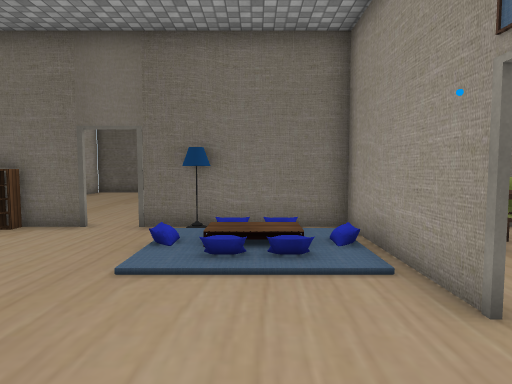
view 1 (above)

16 first-person views from a walk through a 3-D level made in the Unity game engine. The camera is 1.5 m above the floor, tilts 4° down and sees 75° across. The floor is counted in squares, 1 m on a side. Each view is taken from the middle of a square. On the plan, view 1 faces up. The plan holds only what a view shows up to about 15 squares ahead; the rest is blank. The place goes on beyond the plan. The player character is not drawn. Some animated figures are left out. Door leaves are left out, so doorways stand open. Some surface patterns are stand-ins.

view 2
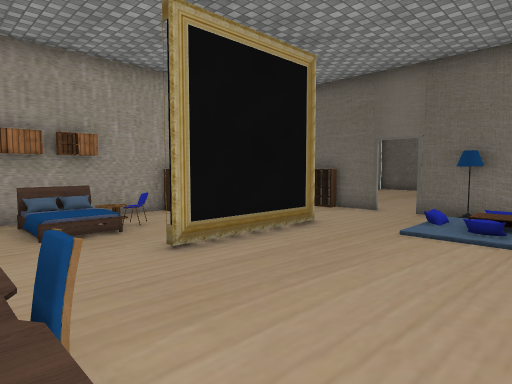

view 3
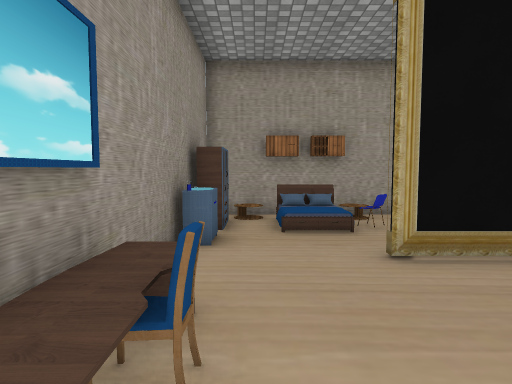

view 4
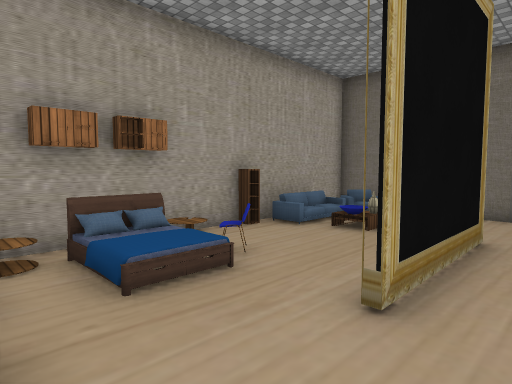

view 5
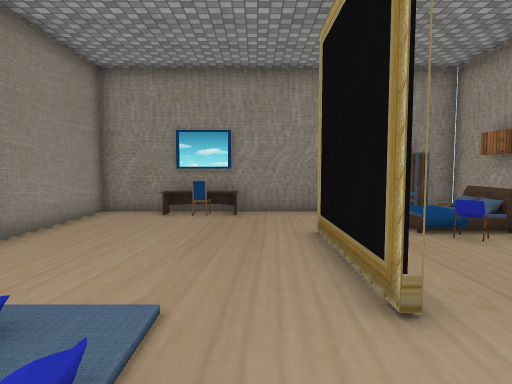

view 6
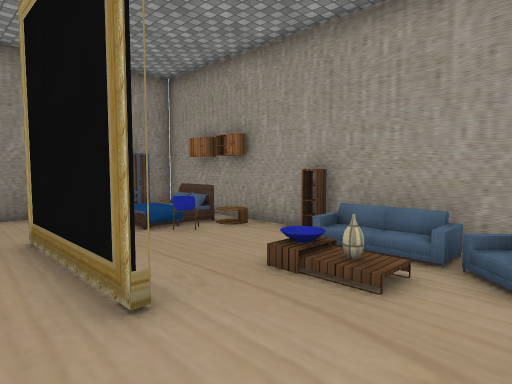

view 7
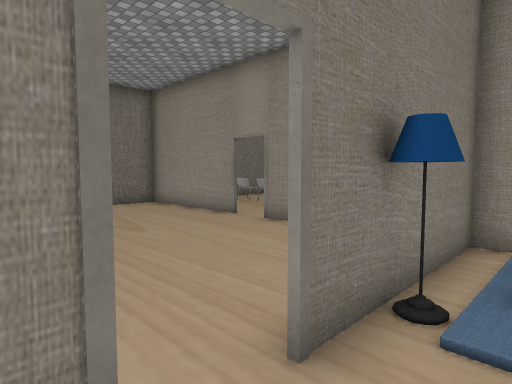

view 8
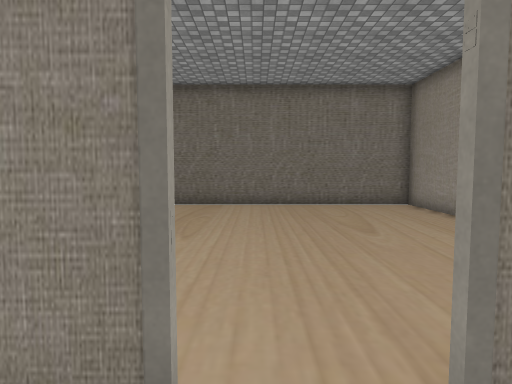

view 9
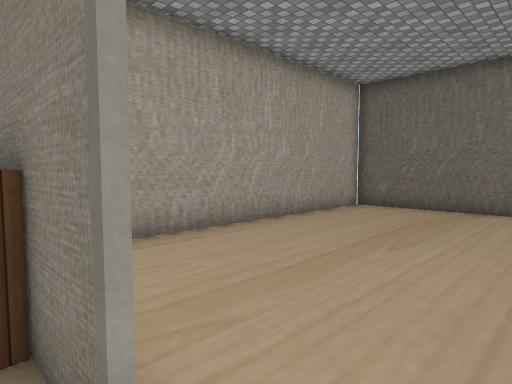

view 10
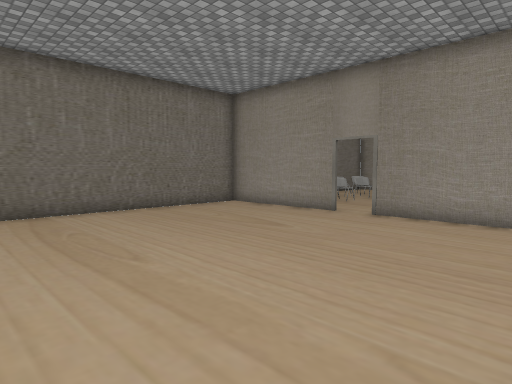

view 11
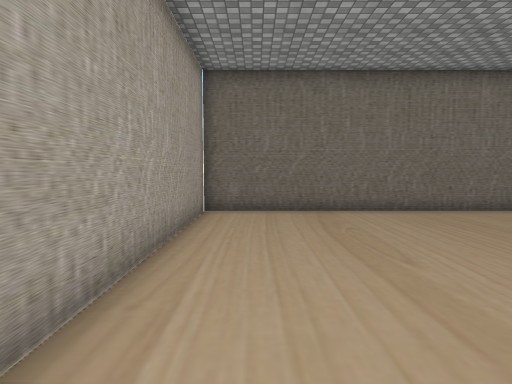

view 12
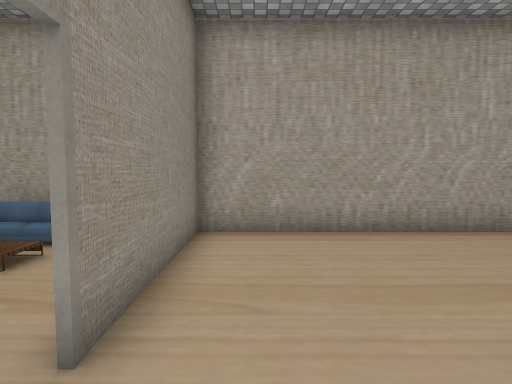

view 13
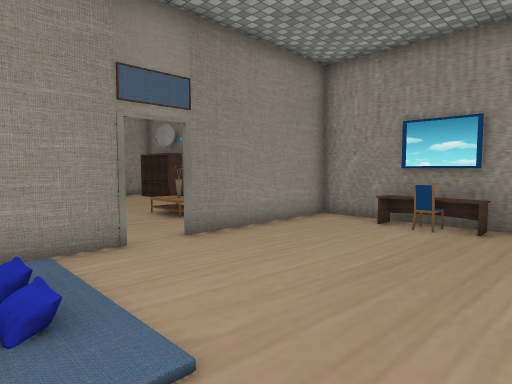

view 14
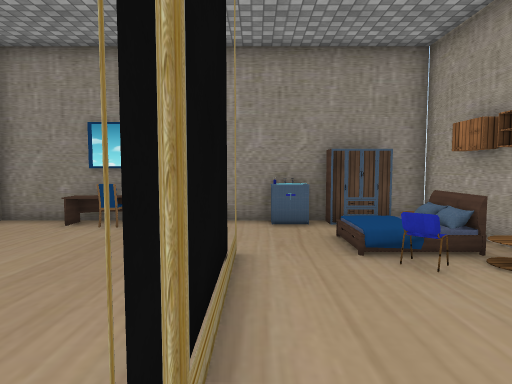

view 15
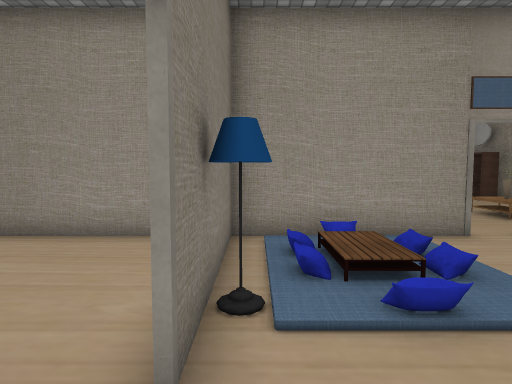

view 16
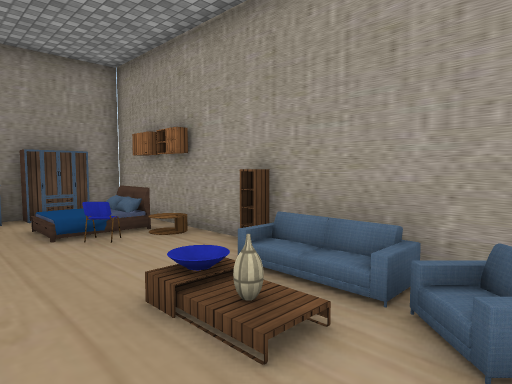

### Floor plan
Key: @ floor where view 1 was taken; # wall or solid block; . main floor; : floor 0.5 m higher than the main floor; / step, stairs or slope; D open door; = window, fence, low wall or low ledge; v drop or lower ground; T table; C chair; B bed; A cabinet; S vase; F sofa; O other object.
Columns run from 10 left of view 1 to 2 right of it. Each row starts with its distance up from view 1.
 21 #############
 20 #...........#
 19 #...........#
 18 #...........#
 17 #...........#
 16 #...........#
 15 #...........D
 14 #...........D
 13 #...........#
 12 #...........#
 11 #...........#
 10 #...........#
  9 #...##DD#####
  8 ##C##.D.TT..#
  7 #v.......   #
  6 #O.S..../   #
  5 #O.O.=...///#
  4 #F...=......#
  3 #....=......D
  2 #....=......D
  1 #O/C.=......#
  0 #B:/.=....@.#
 -1 #/:/........#
 -2 #O..........#
 -3 #.AAO...TCT.#
 -4 #############

Where each view was taken, in squares from view 1:
view 1: 0 up, 0 right, facing up
view 2: 3 down, 1 right, facing up-left
view 3: 2 down, 1 right, facing left
view 4: 3 down, 3 left, facing up-left
view 5: 8 up, 3 left, facing down
view 6: 8 up, 3 left, facing down-left
view 7: 7 up, 5 left, facing up-right
view 8: 7 up, 4 left, facing up
view 9: 8 up, 3 left, facing up-left
view 10: 9 up, 8 left, facing up-right
view 11: 9 up, 8 left, facing up
view 12: 10 up, 2 left, facing left
view 13: 6 up, 4 left, facing down-right
view 14: 6 up, 5 left, facing down
view 15: 8 up, 5 left, facing right
view 16: 8 up, 5 left, facing down-left
